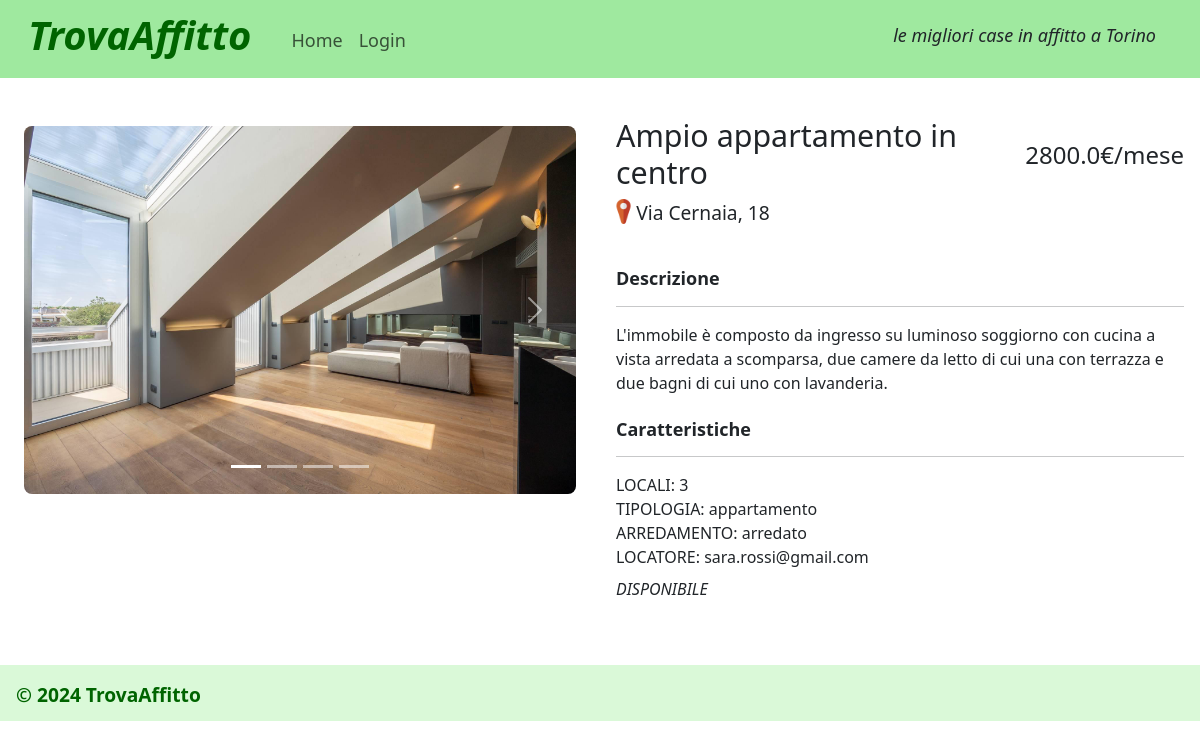
Page /annuncio/6 on the committed database.
### tables this page shows
CREATE TABLE "foto" (
	"id_foto"	INTEGER,
	"id_annuncio"	INTEGER NOT NULL,
	"foto_annuncio"	TEXT NOT NULL,
	FOREIGN KEY("id_annuncio") REFERENCES "annunci"("id"),
	PRIMARY KEY("id_foto" AUTOINCREMENT)
);

CREATE TABLE "annunci" (
	"id"	INTEGER NOT NULL UNIQUE,
	"titolo"	TEXT NOT NULL,
	"tipologia"	TEXT NOT NULL,
	"locali"	INTEGER NOT NULL,
	"descrizione"	TEXT NOT NULL,
	"prezzo"	REAL NOT NULL,
	"arredata"	INTEGER NOT NULL,
	"disponibilita"	INTEGER NOT NULL,
	"indirizzo"	TEXT NOT NULL,
	"id_locatore"	INTEGER NOT NULL,
	PRIMARY KEY("id" AUTOINCREMENT),
	FOREIGN KEY("id_locatore") REFERENCES "utenti"("id")
);

CREATE TABLE "utenti" (
	"email"	TEXT NOT NULL UNIQUE,
	"nome"	TEXT NOT NULL,
	"cognome"	TEXT NOT NULL,
	"password"	TEXT NOT NULL,
	"tipologia_utente"	TEXT NOT NULL,
	"id"	INTEGER,
	PRIMARY KEY("id" AUTOINCREMENT)
);

### app.py (the view)
@app.route('/annuncio/<int:id>')
def annuncio(id):
    annuncio_db = annunci_dao.get_annuncio_by_id(id)
    annuncio = dict(annuncio_db) #copia i dati ottenuti dal db in un dizionario, in modo che siano modificabili
    prenotazioni_db = prenotazioni_dao.get_prenotazioni_annuncio(id)
    email_locatore = utenti_dao.get_utente_by_id(annuncio_db['id_locatore'])['email']
    foto_db = foto_dao.get_foto_annuncio(annuncio['id']) #prende le foto della tabella 'foto' associate al id_annunci0
    if (len(foto_db)>0):
        foto_list=[]
        for foto in foto_db:
            foto_list.append(foto)
    annuncio['foto']=foto_list
    if current_user.is_authenticated: #verifico se l'utente (loggato) può richiedere una visita per l'immobile
        richiesta = True
        for prenotazione in prenotazioni_db:
            if prenotazione['id_utente']==current_user.id and prenotazione['stato']!='rifiutata': #se l'utente ha già effettuato una richiesta per l'immobile e questa non è stata rifiutata, non può farne altre
                richiesta = False
    else:
        richiesta = False
    data_min = datetime.date.today()+timedelta(days=1) #definisco la data minima per la prenotazione (dal giorno dopo la richiesta di prenotazione della visita)
    data_max = datetime.date.today()+timedelta(days=7) #definisco la data massima per la prenotazione (fino a 7 giorni dopo la richiesta di prenotazione della visita)
    return render_template('single.html', annuncio = annuncio, richiesta = richiesta, data_min = data_min, data_max = data_max, email_locatore = email_locatore)

### annunci_dao.py (called while the page is built)
def get_annuncio_by_id(id):
    query = 'SELECT * FROM annunci WHERE annunci.id = ?' #seleziona tutti i campi dell'annuncio che ha l'id passato come parametro
    connection = sqlite3.connect('db/db-affitti.db')
    connection.row_factory = sqlite3.Row  #converte la tupla a dizionario
    cursor = connection.cursor()
    cursor.execute(query, (id,))
    annuncio = cursor.fetchone()
    print(annuncio)
    cursor.close()
    connection.close()
    return annuncio

### foto_dao.py (called while the page is built)
def get_foto_annuncio(id_annuncio):
    query = 'SELECT * FROM foto WHERE id_annuncio=?' #seleziona tutte le foto dell'annuncio
    connection = sqlite3.connect('db/db-affitti.db')
    connection.row_factory = sqlite3.Row  #converte la tupla a dizionario
    cursor = connection.cursor()
    cursor.execute(query, (id_annuncio,))
    foto = cursor.fetchall()
    cursor.close()
    connection.close()
    return foto

### prenotazioni_dao.py (called while the page is built)
def get_prenotazioni_annuncio(id_annuncio):
    query = 'SELECT prenotazioni.data, prenotazioni.orario, prenotazioni.stato, prenotazioni.id_utente FROM annunci LEFT JOIN prenotazioni ON prenotazioni.id_annuncio = annunci.id WHERE annunci.id = ?' #seleziona i campi delle prenotazioni per un certo immobile
    connection = sqlite3.connect('db/db-affitti.db')
    connection.row_factory = sqlite3.Row  #converte la tupla a dizionario
    cursor = connection.cursor()
    cursor.execute(query, (id_annuncio,))
    prenotazioni = cursor.fetchall()
    for campo in prenotazioni:
        print(campo)
    cursor.close()
    connection.close()
    return prenotazioni

### utenti_dao.py (called while the page is built)
def get_utente_by_id(id):
    query = 'SELECT * FROM utenti WHERE id = ?' #seleziona tutti i campi dell'utente che ha l'id passato come parametro
    connection = sqlite3.connect('db/db-affitti.db')
    connection.row_factory = sqlite3.Row  #converte la tupla a dizionario
    cursor = connection.cursor()
    cursor.execute(query, (id,))
    utente = cursor.fetchone()
    cursor.close()
    connection.close()
    return utente

### templates/single.html (shortened to what this page needs)
{% extends "base.html" %}
{% block content %}
<main>
    <article class="row g-0">
        <section id="immagini-annuncio" class="col-lg-6 col-md-12 p-4">
        {% if annuncio.foto|length>1 %}
            <div id="carouselExampleIndicators" class="carousel slide">
                <div class="carousel-indicators">
                {% for foto in annuncio.foto %}
                    {% if loop.index==1 %}
                        <button type="button" data-bs-target="#carouselExampleIndicators" data-bs-slide-to="0" class="active" aria-current="true" aria-label="Slide 1"></button>
                    {% else %}
                        <button type="button" data-bs-target="#carouselExampleIndicators" data-bs-slide-to="{{loop.index-1}}" aria-label="Slide {{loop.index}}"></button>
                    {% endif %}
                {% endfor %}
                </div>
                <div class="carousel-inner">
                {% for foto in annuncio.foto %}
                    {% if loop.index==1 %}
                        <div class="carousel-item active">
                            <img src="{{url_for('static', filename=foto.foto_annuncio)}}"  alt="Immagine casa {{loop.index}}" class="img-casa-carousel">
                        </div>
                    {% else %}
                        <div class="carousel-item">
                            <img src="{{url_for('static', filename=foto.foto_annuncio)}}" alt="Immagine casa {{loop.index}}" class="img-casa-carousel">
                        </div>
                    {% endif %}
                {% endfor %}
                </div>
                <button class="carousel-control-prev" type="button" data-bs-target="#carouselExampleIndicators" data-bs-slide="prev">
                    <span class="carousel-control-prev-icon" aria-hidden="true"></span>
                </button>
                <button class="carousel-control-next" type="button" data-bs-target="#carouselExampleIndicators" data-bs-slide="next">
                    <span class="carousel-control-next-icon" aria-hidden="true"></span>
                </button>
            </div>
        {% else %}
            <img src="{{url_for('static', filename=annuncio.foto[0].foto_annuncio)}}" alt="Immagine casa" class="img-casa-carousel">
        {% endif %}
        </section>
        <section id="testo-annuncio" class="col-lg-6 col-md-12 p-3">
            <div id="annuncio-titolo-prezzo">
                <h1 id="annuncio-titolo">{{annuncio.titolo}}</h1>
                <p id="annuncio-prezzo">{{annuncio.prezzo}}€/mese</p>
            </div>
            <div id="annuncio-indirizzo">
                <img src="{{url_for('static', filename='icona-indirizzo.png')}}" alt="Icona segnaposto" id="img-icona-indirizzo">
                <p>{{annuncio.indirizzo}}</p>
            </div>
            <h2 class="annuncio-sottotitolo">Descrizione</h2>
            <hr><p>{{annuncio.descrizione}}</p>
            <h2 class="annuncio-sottotitolo">Caratteristiche</h2><hr>
            <ul id="annuncio-caratteristiche">
                {% if annuncio.locali==5 %}<li>LOCALI: 5+</li>
                {% else %}<li>LOCALI: {{annuncio.locali}}</li>{% endif %}
                {% if annuncio.tipologia=='indipendente' %}<li>TIPOLOGIA: casa indipendente</li>
                {% else %}<li>TIPOLOGIA: {{annuncio.tipologia}}</li>{% endif %}
                {% if annuncio.arredata==1 %}
                    <li>ARREDAMENTO: arredato</li>
                {% else %}
                    <li>ARREDAMENTO: non arredato</li>
                {% endif %}
                {% if not current_user.is_authenticated or current_user.id!=annuncio.id_locatore %}
                    <li>LOCATORE: {{email_locatore}}</li>
                {% endif %}
                {% if annuncio.disponibilita==1 %}<li class="disponibile mt-2">DISPONIBILE</li>
                {% elif annuncio.disponibilita==0 %}<li class="disponibile mt-2">NON DISPONIBILE</li>{% endif %}
            </ul>
        </section>
    </article>
</main>
{% endblock %}

### static/style.css (style rules this page uses)
.img-casa-carousel { width:100%; border-radius: 0.5rem; }
#img-icona-indirizzo { width:25px; height: 25px; margin-left: -0.3rem; }
#annuncio-indirizzo { display: flex; justify-content: flex-start; }
#annuncio-caratteristiche li { list-style-type: none; margin-left: -2rem; }
#annuncio-titolo-prezzo { display: flex; justify-content: space-between; align-items: center; }
#annuncio-titolo { font-size:1.9rem; padding-right: 0.5rem; }
#annuncio-prezzo { font-size: x-large; font-weight: 500; margin-top: 0.5rem; }
.annuncio-sottotitolo { margin-top: 1.5rem; font-size: large; font-weight: 600; }
#annuncio-indirizzo p { font-size: larger; font-weight: 300; }
.disponibile { font-style: italic; }

### rows in the picture
foto: foto_annuncio (picture)
annunci: titolo "Ampio appartamento in centro", prezzo "2800.0", indirizzo "Via Cernaia, 18", descrizione "L'immobile è composto da ingresso su luminoso soggiorno con cucina a vista arredata a scomparsa, due camere da letto di cui una con terrazza e due bagni di cui uno con lavanderia.", locali "3", tipologia "appartamento"
utenti: email "sara.rossi@gmail.com"
